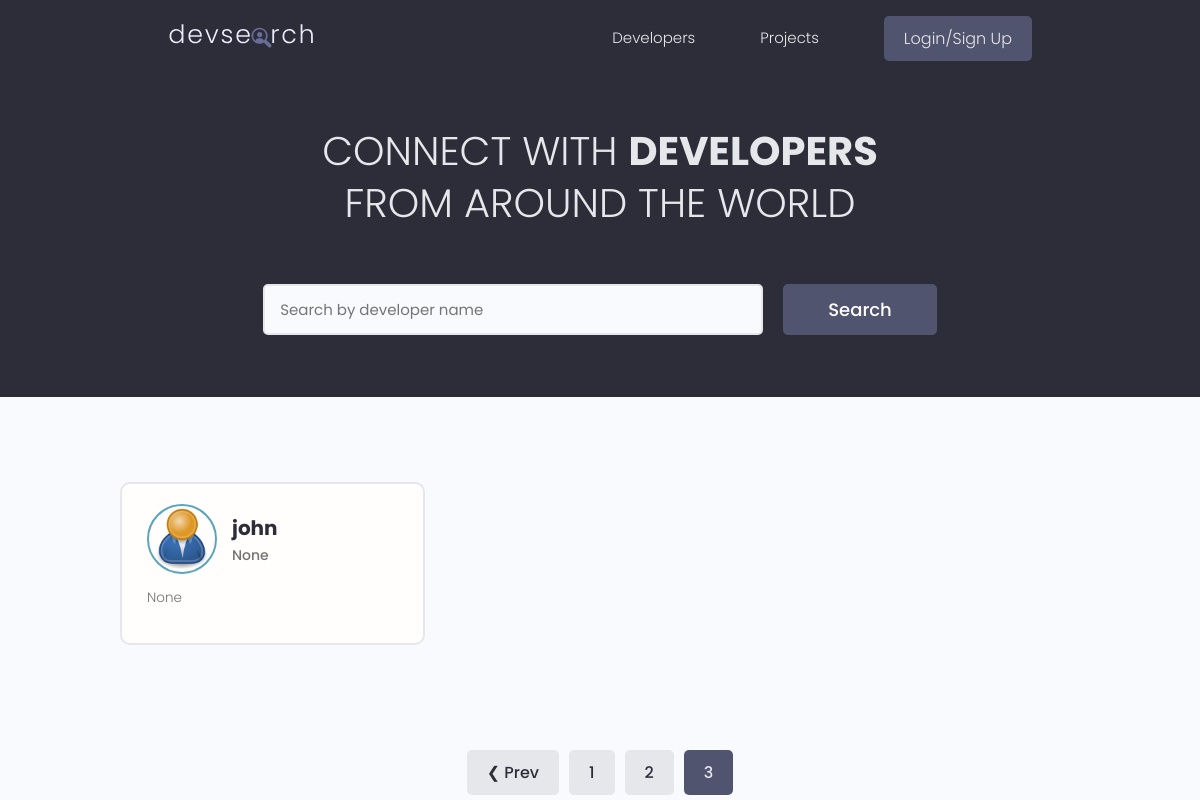
Page /?page=3 on the earlier database version.
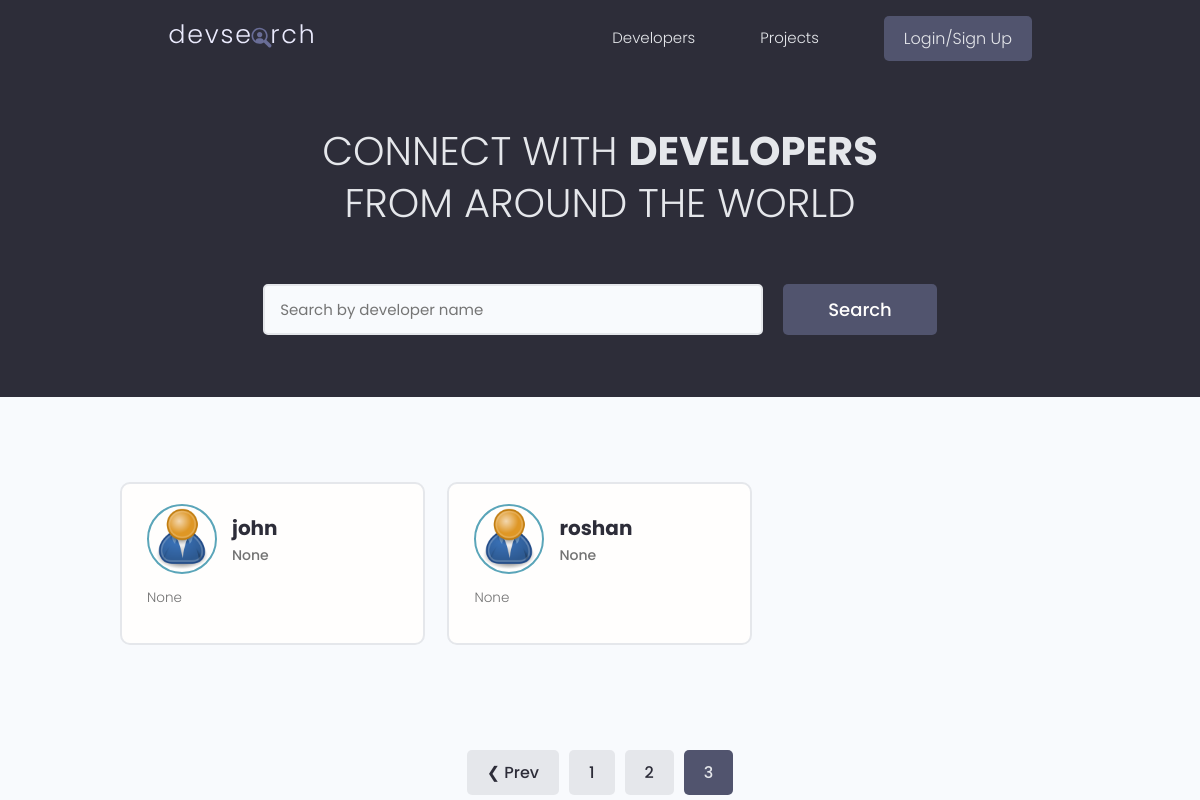
Same page on the later database version.
### users/models.py (models this page shows, shortened)
class Profile(models.Model):
    user = models.OneToOneField(
        User, on_delete=models.CASCADE, null=True, blank=True)
    name = models.CharField(max_length=200, blank=True, null=True)
    email = models.EmailField(max_length=500, blank=True, null=True)
    username = models.CharField(max_length=200, blank=True, null=True)
    location = models.CharField(max_length=200, blank=True, null=True)
    short_intro = models.CharField(max_length=200, blank=True, null=True)
    bio = models.TextField(blank=True, null=True)
    profile_image = models.ImageField(
        null=True, blank=True, upload_to='profiles/', default="profiles/user-default.png")
    social_github = models.CharField(max_length=200, blank=True, null=True)
    social_twitter = models.CharField(max_length=200, blank=True, null=True)
    social_linkedin = models.CharField(max_length=200, blank=True, null=True)
    social_youtube = models.CharField(max_length=200, blank=True, null=True)
    social_website = models.CharField(max_length=200, blank=True, null=True)
    created = models.DateTimeField(auto_now_add=True)
    id = models.UUIDField(default=uuid.uuid4, unique=True,
                          primary_key=True, editable=False)
    class Meta:
        ordering = ['created']
    @property
    def imageURL(self):
        try:
            url = self.profile_image.url
        except:
            url = ''
        return url

### users/views.py (the view)
# urls.py: path('', views.profiles, name="profiles"),
def profiles(request):
    profiles, search_query = searchProfiles(request)
    custom_range, profiles = paginateProfiles(request, profiles, 3)
    context = {'profiles': profiles, 'search_query': search_query,
               'custom_range': custom_range}
    return render(request, 'users/profiles.html', context)

### users/utils.py (called while the page is built)
def paginateProfiles(request, profiles, results):
    page = request.GET.get('page')
    paginator = Paginator(profiles, results)
    try:
        profiles = paginator.page(page)
    except PageNotAnInteger:
        page = 1
        profiles = paginator.page(page)
    except EmptyPage:
        page = paginator.num_pages
        profiles = paginator.page(page)
    leftIndex = (int(page) - 4)
    if leftIndex < 1:
        leftIndex = 1
    rightIndex = (int(page) + 5)
    if rightIndex > paginator.num_pages:
        rightIndex = paginator.num_pages + 1
    custom_range = range(leftIndex, rightIndex)
    return custom_range, profiles

def searchProfiles(request):
    search_query = ''
    if request.GET.get('search_query'):
        search_query = request.GET.get('search_query')
    skills = Skill.objects.filter(name__icontains=search_query)
    profiles = Profile.objects.distinct().filter(
        Q(name__icontains=search_query) |
        Q(short_intro__icontains=search_query) |
        Q(skill__in=skills)
    )
    return profiles, search_query

### users/templates/users/profiles.html (shortened to what this page needs)
{% extends 'main.html' %}
{% block content %}
<main class="home">
    <section class="hero-section text-center">
        <div class="container container--narrow">
            <div class="hero-section__box">
                <h2>CONNECT WITH <span>DEVELOPERS</span></h2>
                <h2>FROM AROUND THE WORLD</h2>
            </div>
            <div class="hero-section__search">
                <form id="searchForm" class="form" action="{% url 'profiles' %}" method="get">
                    <div class="form__field">
                        <input class="input input--text" id="formInput#search" type="text" name="search_query"
                            value="{{search_query}}" placeholder="Search by developer name" />
                    </div>
                    <input class="btn btn--sub btn--lg" type="submit" value="Search" />
                </form>
            </div>
        </div>
    </section>
    <section class="devlist">
        <div class="container">
            <div class="grid grid--three">
                {% for profile in profiles %}
                <div class="column card">
                    <div class="dev">
                        <a href="{% url 'user-profile' profile.id %}" class="card__body">
                            <div class="dev__profile">
                                <img class="avatar avatar--md" src="{{ profile.imageURL }}" alt="image" />
                                <div class="dev__meta">
                                    <h3>{{profile.name}}</h3>
                                    <h5>{{profile.short_intro|slice:"60"}}</h5>
                                </div>
                            </div>
                            <p class="dev__info">{{profile.bio|slice:"150"}}</p>
                        </a>
                    </div>
                </div>
                {% endfor %}
            </div>
        </div>
    </section>
    {% include 'pagination.html' with queryset=profiles custom_range=custom_range %}
</main>
{% endblock content %}

### templates/main.html (shortened to what this page needs)
<!DOCTYPE html>
{% load static %}
<html>
<head>
    <link rel="stylesheet" href="https://cdn.iconmonstr.com/1.3.0/css/iconmonstr-iconic-font.min.css" />
    <link rel="stylesheet" href="{% static 'uikit/styles/uikit.css' %}" />
    <link rel="stylesheet" href="{% static 'styles/app.css' %}" />
</head>
<body>
    {% include 'navbar.html' %}
    {% block content %}
    {% endblock content %}
</body>
</html>

### templates/navbar.html (shortened to what this page needs)
{% load static %}
<header class="header">
    <div class="container container--narrow">
        <a href="{% url 'profiles' %}" class="header__logo">
            <img src="{% static 'images/logo.svg' %} " alt="DevSearch Logo" />
        </a>
        <nav class="header__nav">
            <ul class="header__menu">
                <li class="header__menuItem">
                    <a href="{% url 'profiles' %}">Developers</a>
                </li>
                <li class="header__menuItem">
                    <a href="{% url 'projects' %}">Projects</a>
                </li>
                {% if request.user.is_authenticated %}
                <li class="header__menuItem">
                    <a href="{% url 'inbox' %}">Inbox</a>
                </li>
                <li class="header__menuItem">
                    <a href="{% url 'account' %}">Account</a>
                </li>
                <li class="header__menuItem">
                    <a href="{% url 'check-heart' %}">Check</a>
                </li>
                <li class="header__menuItem">
                    <a href="{% url 'logout' %}" class="btn btn--sub">Logout</a>
                </li>
                {% else %}
                <li class="header__menuItem">
                    <a href="{% url 'login' %}" class="btn btn--sub"
                        >Login/Sign Up</a
                    >
                </li>
                {% endif %}
            </ul>
        </nav>
    </div>
</header>

### templates/pagination.html (shortened to what this page needs)
{% if queryset.has_other_pages %}
<div class="pagination">
    <ul class="container">
        {% if queryset.has_previous %}
        <li><a href="?page={{queryset.previous_page_number}}" class="btn page-link"
                data-page="{{queryset.previous_page_number}}">&#10094; Prev</a></li>
        {% endif %}
        {% for page in custom_range %}
        {% if page == queryset.number%}
        <li><a href="?page={{page}}" class="btn page-link btn--sub" data-page="{{page}}">{{page}}</a></li>
        {% else %}
        <li><a href="?page={{page}}" class="btn page-link" data-page="{{page}}">{{page}}</a></li>
        {% endif %}
        {% endfor %}
    </ul>
</div>
{% endif %}

### static/styles/app.css (style rules this page uses)
:root { --color-sub: #2d2d39; }
.btn--sub { background-color: var(--color-sub-light); }
.card { border: 2px solid var(--color-light); }
img { width: 100%; }
.header { position: sticky; z-index: 111; background-color: var(--color-sub); padding: 1.5rem 0; }
.header > .container { display: flex; justify-content: space-between; align-items: center; }
.header__logo > img { height: 3.8rem; }
.header__nav > ul { display: inline-flex; align-items: center; list-style: none; gap: 6.5rem; }
.header__menuItem > a { color: var(--color-light); font-weight: 300; }
.hero-section { height: 40vh; display: flex; align-items: center; background-color: var(--color-sub); }
.hero-section__box { margin-bottom: 4rem; }
.hero-section__box > h2, .hero-section__box > h2 > span { font-size: 4rem; color: var(--color-light); line-height: 1.3; text-transform: uppercase; }
.hero-section__box > h2 { font-weight: 300; }
.hero-section__box > h2 > span { font-weight: 700; }
.hero-section__search > .form { display: flex; align-items: center; justify-content: center; gap: 2rem; }
.hero-section__search > .form input.input--text { width: 50rem; }
.devlist { margin-top: 8rem; }
.devlist .grid { align-items: stretch; }
.devlist .dev .dev__profile { display: flex; align-items: center; gap: 1.5rem; }
.devlist .dev .dev__meta h3 { color: var(--color-sub); font-size: 2rem; font-weight: 700; }
.devlist .dev .dev__meta h5 { color: var(--color-text); font-size: 1.4rem; font-weight: 500; }
.devlist .dev .dev__info { margin: 1.5rem 0; font-size: 1.35rem; line-height: 1.4; text-align: justify; }
.pagination { margin-top: 8rem; margin-bottom: 10rem; }
.pagination > ul { flex-wrap: wrap; list-style: none; display: flex; align-items: center; justify-content: center; gap: 1rem; }
.pagination .btn { color: var(--color-sub); }
.pagination .btn.btn--sub { color: var(--color-light); }

### static/uikit/styles/modules/_variables.css (style rules this page uses)
:root { --color-main: #5aa5b9; --color-main-light: #e6faff; --color-sub: #3f4156; --color-sub-light: #51546e; --color-sub-lighter: #ededfd; --color-text: #737373; --color-gray: #8b8b8b; --color-light: #e5e7eb; --color-light-gray: #767676; --color-bg: #f8fafd; --color-white: #fffefd; --color-white-light: #f3f3f3; --color-success: #359e64; --color-success-bg: #def8e8; --color-error: #fc4b0b; --color-error-bg: #fff2ee; --font-base: 'Poppins', arial, helvetica, 'Segoe UI', roboto, ubuntu, sans-serif; --font-monospace: 'Fira Code', 'Courier New', courier, monospace; --font-regular: 300; --font-medium: 500; --font-bold: 700; --generic-shadow: 1px 1px 5px #00000010; --generic-transition: all 0.3s ease-in-out; }

### static/uikit/styles/modules/_base.css (style rules this page uses)
* { margin: 0; padding: 0; box-sizing: border-box; text-rendering: optimizeLegibility; color: inherit; font-size: inherit; }
html { font-size: 50%; }
@media only screen and (min-width: 480px) { html { font-size: 56.25%; } }
@media only screen and (min-width: 1200px) { html { font-size: 62.5%; } }
body { line-height: 1.6; font-weight: 400; font-size: 1.5rem; color: var(--color-text); background-color: var(--color-bg); min-height: 100vh; }

### static/uikit/styles/modules/_typography.css (style rules this page uses)
* { font-family: var(--font-base); }
h2 { font-size: 3.6rem; font-weight: var(--font-bold); }
h3 { font-size: 3.2rem; font-weight: var(--font-medium); }
h5 { font-size: 2.4rem; font-weight: var(--font-medium); }
h5, h6 { font-weight: var(--font-regular); }
p, span, strong { font-size: 1.6rem; color: var(--color-text); font-weight: var(--font-regular); }
a { padding-bottom: 2px; text-decoration: none; display: inline-block; color: var(--color-main); font-weight: var(--font-medium); }

### static/uikit/styles/modules/_utilities.css (style rules this page uses)
.container { width: 92%; max-width: 165rem; margin: 0 auto; box-sizing: border-box; }
.container--narrow { width: 92%; max-width: 120rem; }
@media screen and (min-width: 1000px) { .container { width: 90%; } }
@media screen and (min-width: 1000px) { .container--narrow { width: 85%; } }
@media screen and (min-width: 1200px) { .container { width: 80%; } }
@media screen and (min-width: 1200px) { .container--narrow { width: 72%; } }
.text-center { text-align: center; }

### static/uikit/styles/modules/_avatar.css (style rules this page uses)
.avatar { border-radius: 50%; border: 2px solid var(--color-main); object-fit: cover; }
.avatar--md { height: 7rem; width: 7rem; }

### static/uikit/styles/modules/_card.css (style rules this page uses)
.card { border-radius: 1rem; background-color: var(--color-white); border: 1.5px solid var(--color-light); width: auto; height: auto; margin-top: 0.5rem; margin-bottom: 0.5rem; overflow: hidden; }
.card__body, .card__header { padding: 2rem 2.5rem; }

Differences in the rows shown:
added Profile: imageURL (placeholder picture), name "roshan", short_intro "None", bio "None"
